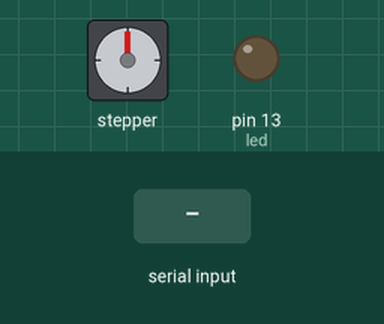
Simulated run of this sketch. Board: Arduino Uno, built with avr-gcc and run on an emulated ATmega328P. On the bench: stepper motor, output pins drawn as LEDs (lit = HIGH). Wiring (inferred from the names in the program): stepper motor (2048 steps per turn assumed): coils pin 2, pin 3, pin 4, pin 5. The inputs (shaded band) are chosen by the test bench. Pins used as bus, display or sensor lines are not drawn.

Above: at 1.2 s.
1.3 s: "90,45\n" received over Serial
At 2.6 s:
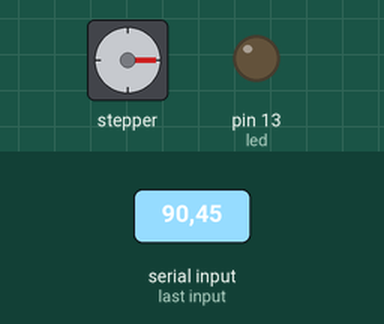
3.8 s: "30,150\n" received over Serial
At 5.3 s:
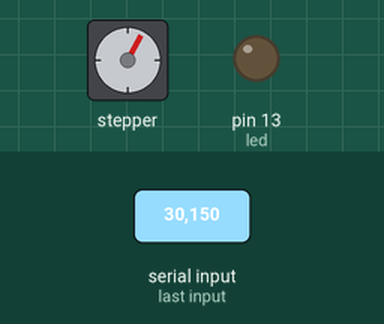
5.9 s: "200\n" received over Serial
At 8.6 s:
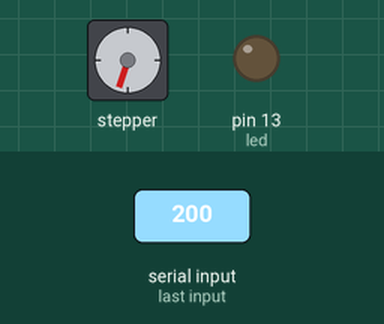
8.9 s: "90\n" received over Serial
At 10.9 s:
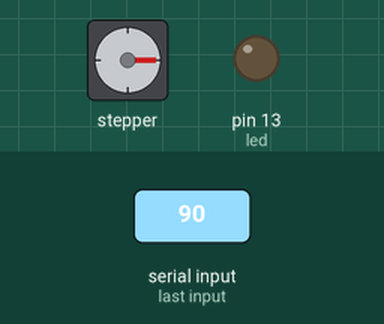
Timing chart, 0 to 12.4 s (numbered marks = the images above; inputs shaded):
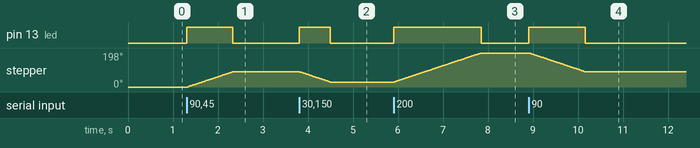

Measured:
- after the input at 1.3 s, pin 13 (led): LOW → HIGH at once, → LOW 1.0 s later; stepper: turns 89° clockwise in 1.0 s, starting at once
- after the input at 3.8 s, pin 13 (led): LOW → HIGH at once, → LOW 0.69 s later; stepper: turns 60° counter-clockwise in 0.67 s, starting at once
- after the input at 5.9 s, pin 13 (led): LOW → HIGH at once, → LOW 1.9 s later; stepper: turns 169° clockwise in 1.9 s, starting at once
- after the input at 8.9 s, pin 13 (led): LOW → HIGH at once, → LOW 1.3 s later; stepper: turns 109° counter-clockwise in 1.2 s, starting at once

The sketch:

goto-position.ino
```cpp
// #####################################################################################################################
// ######################################### GOTO POSITION #############################################################
// #####################################################################################################################
// Variables
int currentPos = 0;
// Outputs
#define led	13
// Constant outputs for stepper
const byte stepperConstIn1 = 2;
const byte stepperConstIn2 = 3;
const byte stepperConstIn3 = 4;
const byte stepperConstIn4 = 5;
// Variable outputs for stepper
byte stepperIn1 = stepperConstIn1;
byte stepperIn2 = stepperConstIn2;
byte stepperIn3 = stepperConstIn3;
byte stepperIn4 = stepperConstIn4;

void setup()
{
	Serial.begin(9600);

	pinMode(led, OUTPUT);

	pinMode(stepperConstIn1, OUTPUT);
	pinMode(stepperConstIn2, OUTPUT);
	pinMode(stepperConstIn3, OUTPUT);
	pinMode(stepperConstIn4, OUTPUT);
}

void loop()
{
	// Loop is not required in this example
}

void serialEvent()
{
	if (Serial.available())
	{
		digitalWrite(led, HIGH);
		gotoDegree(Serial.readStringUntil('\n').toInt());
		digitalWrite(led, LOW);
	}
	else
	{
		Serial.flush();
	}
}

void gotoDegree(int deg)
{
	// Set maximum/minimum
	if (deg < 0)
		deg = 0;
	if (deg > 359)
		deg = 359;
	// Get the distance between the current and the target position
	int Distance = abs(abs(deg) - abs(currentPos));
	// Set direction
	if (abs(deg) - abs(currentPos) > abs(currentPos) - abs(deg))
		setDirection(true);
	else
		setDirection(false);
	// Goto position
	setStepper(Distance, 1000, true);
	// Set new current positio
	currentPos = deg;
}

void setDirection(boolean positive)
{
	if (positive)
 	{
 		stepperIn1 = stepperConstIn1;
 		stepperIn2 = stepperConstIn2;
 		stepperIn3 = stepperConstIn3;
 		stepperIn4 = stepperConstIn4;
 	}
 	else
 	{
 		stepperIn1 = stepperConstIn4;
 		stepperIn2 = stepperConstIn3;
 		stepperIn3 = stepperConstIn2;
 		stepperIn4 = stepperConstIn1;
 	}
}

void setStepper(int rounds, int d3lay, boolean deg)
{
	if (deg)
	{
		rounds = round(rounds * 1.4153);
	}

	for (int X = 0; X < rounds; X++)
	{
        digitalWrite(stepperIn1, HIGH);
        digitalWrite(stepperIn4, LOW);
        delayMicroseconds(d3lay);

        digitalWrite(stepperIn1, HIGH);
        digitalWrite(stepperIn2, HIGH);
        delayMicroseconds(d3lay);

        digitalWrite(stepperIn1, LOW);
        digitalWrite(stepperIn2, HIGH);
        delayMicroseconds(d3lay);

        digitalWrite(stepperIn2, HIGH);
        digitalWrite(stepperIn3, HIGH);
        delayMicroseconds(d3lay);

        digitalWrite(stepperIn2, LOW);
        digitalWrite(stepperIn3, HIGH);
        delayMicroseconds(d3lay);

        digitalWrite(stepperIn3, HIGH);
        digitalWrite(stepperIn4, HIGH);
        delayMicroseconds(d3lay);

        digitalWrite(stepperIn3, LOW);
        digitalWrite(stepperIn4, HIGH);
        delayMicroseconds(d3lay);

        digitalWrite(stepperIn1, HIGH);
        digitalWrite(stepperIn4, HIGH);
        delayMicroseconds(d3lay);
	}

	// Disable all outputs
	digitalWrite(stepperIn1, LOW);
	digitalWrite(stepperIn2, LOW);
	digitalWrite(stepperIn3, LOW);
	digitalWrite(stepperIn4, LOW);
}
```
